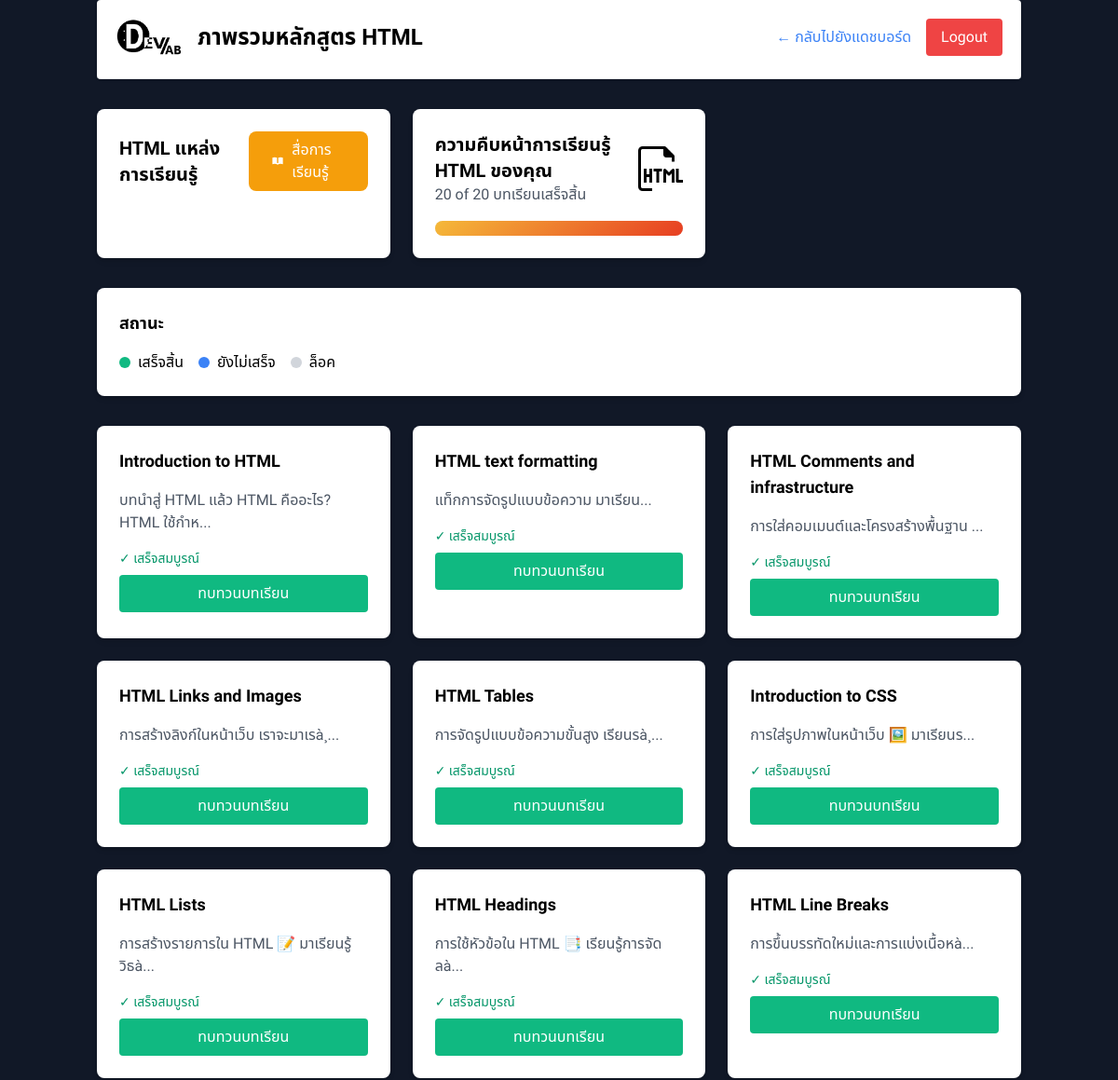
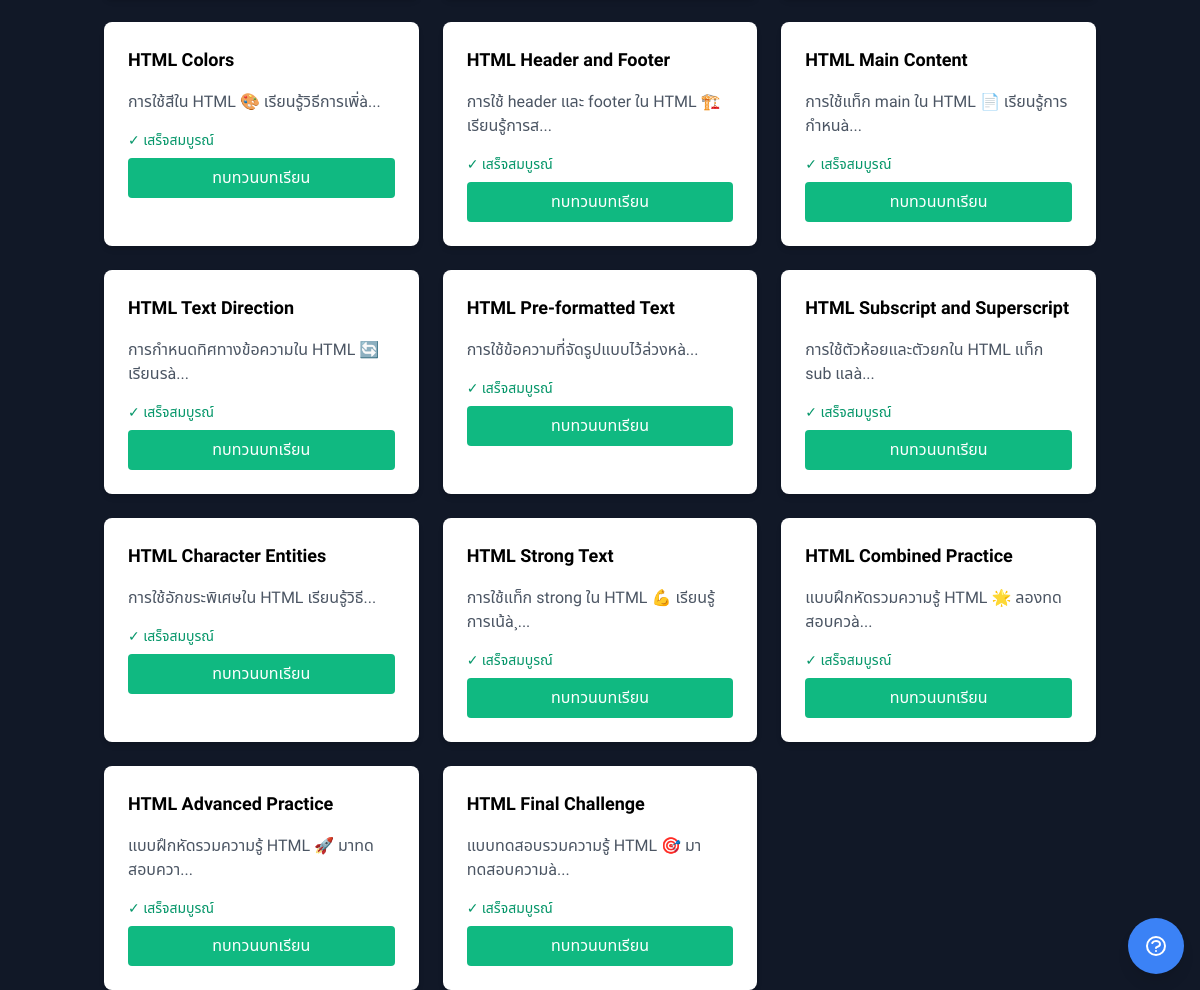
The page /dashboard_html_detail.php (signed in) on the database its author committed (2 pictures, top to bottom).
### tables this page shows
CREATE TABLE `lessons` (
  `id` int(11) NOT NULL,
  `language` varchar(20) NOT NULL,
  `title` varchar(100) NOT NULL,
  `description` text DEFAULT NULL,
  `expected_output` text DEFAULT NULL,
  `hint` text DEFAULT NULL,
  `order_num` int(11) NOT NULL
);

### dashboard_html_detail.php (the view, shortened to what this page needs)
<?php
require_once 'config.php';
$stmt = $pdo->prepare("
    SELECT l.*,
           CASE WHEN p.completed = 1 THEN true ELSE false END as is_completed,
           CASE WHEN prev.completed = 1 OR l.id = 1 THEN true ELSE false END as is_available
    FROM lessons l
    LEFT JOIN progress p ON l.id = p.lesson_id AND p.user_id = ? AND p.language = l.language
    LEFT JOIN progress prev ON prev.lesson_id = l.id - 1 AND prev.user_id = ? AND prev.language = l.language
    WHERE l.language = 'html'
    ORDER BY l.order_num
");
$stmt->execute([$_SESSION['user_id'], $_SESSION['user_id']]);
$lessons = $stmt->fetchAll(PDO::FETCH_ASSOC);
$completedLessons = array_filter($lessons, function($lesson) {
    return $lesson['is_completed'];
});
$progress = count($completedLessons) / count($lessons) * 100;
?>
<!DOCTYPE html>
<html>
<head>
    <link href="https://cdn.jsdelivr.net/npm/tailwindcss@2.2.19/dist/tailwind.min.css" rel="stylesheet">
</head>
<body class="bg-gray-900">
    <div class="container mx-auto px-4 ">
        <div class="flex justify-between items-center mb-8 pb-6 border-b bg-white shadow p-5 rounded">
            <div class="flex items-center">
            <a href="dashboard.php">
            <img src="img/devlab.png" alt="DevLab Logo" class="h-10 mr-4">
            </a>
                <h1 class="text-2xl font-bold">ภาพรวมหลักสูตร HTML</h1>
            </div>
            <div class="flex items-center gap-4">
                <a href="dashboard.php" class="text-blue-500 hover:underline">← กลับไปยังแดชบอร์ด</a>
                <a href="logout.php" class="bg-red-500 text-white px-4 py-2 rounded hover:bg-red-600">Logout</a>
            </div>
        </div>
        <div class="grid grid-cols-1 md:grid-cols-2 lg:grid-cols-3 gap-6">
        <div class="bg-white p-6 rounded-lg shadow-md mb-8">
    <div class="flex items-center justify-between mb-4">
        <h2 class="text-xl font-semibold">HTML แหล่งการเรียนรู้
        </h2>
        <a href="html_knowledge.php"
           class="bg-yellow-500 hover:bg-yellow-600 text-white px-6 py-2 rounded-lg transition-colors flex items-center gap-2">
            สื่อการเรียนรู้
        </a>
    </div>
</div>
        <div class="bg-white p-6 rounded-lg shadow-md mb-8">
            <div class="flex items-center justify-between mb-4">
                <div>
                    <h2 class="text-xl font-semibold">ความคืบหน้าการเรียนรู้ HTML ของคุณ</h2>
                    <p class="text-gray-600">
                        <?php echo count($completedLessons); ?> of <?php echo count($lessons); ?> บทเรียนเสร็จสิ้น
                    </p>
                </div>
                <img src="img/html.png" alt="PHP Logo" class="h-12">
            </div>
            <div class="w-full bg-gray-200 rounded-full h-4">
                <div class="php-gradient h-4 rounded-full transition-all duration-500"
                     style="width: <?php echo $progress; ?>%">
                </div>
            </div>
        </div>
        </div>
        <div class="bg-white p-6 rounded-lg shadow-md mb-8">
            <h3 class="text-lg font-semibold mb-4">สถานะ</h3>
            <div class="flex gap-4">
                <div class="flex items-center">
                    <span class="w-3 h-3 bg-green-500 rounded-full mr-2"></span>
                    <span>เสร็จสิ้น</span>
                </div>
                <div class="flex items-center">
                    <span class="w-3 h-3 bg-blue-500 rounded-full mr-2"></span>
                    <span>ยังไม่เสร็จ</span>
                </div>
                <div class="flex items-center">
                    <span class="w-3 h-3 bg-gray-300 rounded-full mr-2"></span>
                    <span>ล็อค</span>
                </div>
            </div>
        </div>
        <div class="grid grid-cols-1 md:grid-cols-2 lg:grid-cols-3 gap-6">
        <?php foreach ($lessons as $lesson): ?>
    <div class="lesson-card bg-white rounded-lg shadow-md overflow-hidden relative <?php echo (!$lesson['is_completed'] && !$lesson['is_available']) ? 'opacity-50' : ''; ?>">
        <div class="p-6">
            <div class="flex justify-between items-start mb-4">
                <h3 class="text-lg font-semibold">
                    <?php echo htmlspecialchars($lesson['title']); ?>
                </h3>
            </div>
            <div class="text-gray-600 mb-4 prose">
                <?php
                $description = strip_tags($lesson['description']);
                echo substr($description, 0, 100) . (strlen($description) > 100 ? '...' : '');
                ?>
            </div>
            <div class="mt-4 space-y-2">
                <?php if ($lesson['is_completed']): ?>
                    <span class="block text-green-600 text-sm mb-2">
                        ✓ เสร็จสมบูรณ์
                    </span>
                <?php endif; ?>
                <?php if ($lesson['is_available']): ?>
                    <?php if ($lesson['is_completed']): ?>
                        <div class="flex gap-2">
                            <a href="lesson.php?language=html&lesson=<?php echo $lesson['id']; ?>"
                               class="flex-1 text-center bg-green-500 text-white px-4 py-2 rounded hover:bg-green-600 transition">
                               ทบทวนบทเรียน
                            </a>
                        </div>
                    <?php endif; ?>
                <?php endif; ?>
            </div>
        </div>
    </div>
<?php endforeach; ?>
        </div>
    </div>
    <div class="fixed bottom-4 right-4">
        <button onclick="alert('Need help with PHP? Contact our support team for assistance!')"
                class="bg-blue-500 text-white p-4 rounded-full shadow-lg hover:bg-blue-600 transition-colors">
        </button>
    </div>
</body>
</html>

### dashboard_html_detail.php (style rules this page uses)
:root { --font-thai: 'IBM Plex Sans Thai', 'Noto Sans Thai', sans-serif; --font-english: 'IBM Plex Sans', 'Noto Sans', sans-serif; }
body { font-family: var(--font-thai); }
.lesson-card { transition: all 0.3s ease; }
.php-gradient { background: linear-gradient(135deg,rgb(245, 185, 57) 0%,rgb(231, 63, 34) 100%); }

### rows shown on the page
lessons: title "Introduction to HTML", description "บทนำสู่ HTML แล้ว HTML คืออะไร? HTML ใช้กำห"
lessons: title "HTML text formatting", description "แท็กการจัดรูปแบบข้อความ มาเรียน"
lessons: title "HTML Comments and infrastructure", description "การใส่คอมเมนต์และโครงสร้างพื้นฐาน"
lessons: title "HTML Links and Images", description "การสร้างลิงก์ในหน้าเว็บ เราจะมาเรà¸"
lessons: title "HTML Tables", description "การจัดรูปแบบข้อความขั้นสูง เรียนรà¸"
lessons: title "Introduction to CSS", description "การใส่รูปภาพในหน้าเว็บ 🖼️ มาเรียนร"
lessons: title "HTML Lists", description "การสร้างรายการใน HTML 📝 มาเรียนรู้วิธà"
lessons: title "HTML Headings", description "การใช้หัวข้อใน HTML 📑 เรียนรู้การจัดลà"
lessons: title "HTML Line Breaks", description "การขึ้นบรรทัดใหม่และการแบ่งเนื้อหà"
lessons: title "HTML Colors", description "การใช้สีใน HTML 🎨 เรียนรู้วิธีการเพิ่à"
lessons: title "HTML Header and Footer", description "การใช้ header และ footer ใน HTML 🏗️ เรียนรู้การส"
lessons: title "HTML Main Content", description "การใช้แท็ก main ใน HTML 📄 เรียนรู้การกำหนà"
lessons: title "HTML Text Direction", description "การกำหนดทิศทางข้อความใน HTML 🔄 เรียนรà"
lessons: title "HTML Pre-formatted Text", description "การใช้ข้อความที่จัดรูปแบบไว้ล่วงหà"
lessons: title "HTML Subscript and Superscript", description "การใช้ตัวห้อยและตัวยกใน HTML แท็ก sub แลà"
lessons: title "HTML Character Entities", description "การใช้อักขระพิเศษใน HTML เรียนรู้วิธี"
lessons: title "HTML Strong Text", description "การใช้แท็ก strong ใน HTML 💪 เรียนรู้การเน้à¸"
lessons: title "HTML Combined Practice", description "แบบฝึกหัดรวมความรู้ HTML 🌟 ลองทดสอบควà"
lessons: title "HTML Advanced Practice", description "แบบฝึกหัดรวมความรู้ HTML 🚀 มาทดสอบควา"
lessons: title "HTML Final Challenge", description "แบบทดสอบรวมความรู้ HTML 🎯 มาทดสอบความà"

### other values the page prints
count($completedLessons) "20"
count($lessons) "20"
